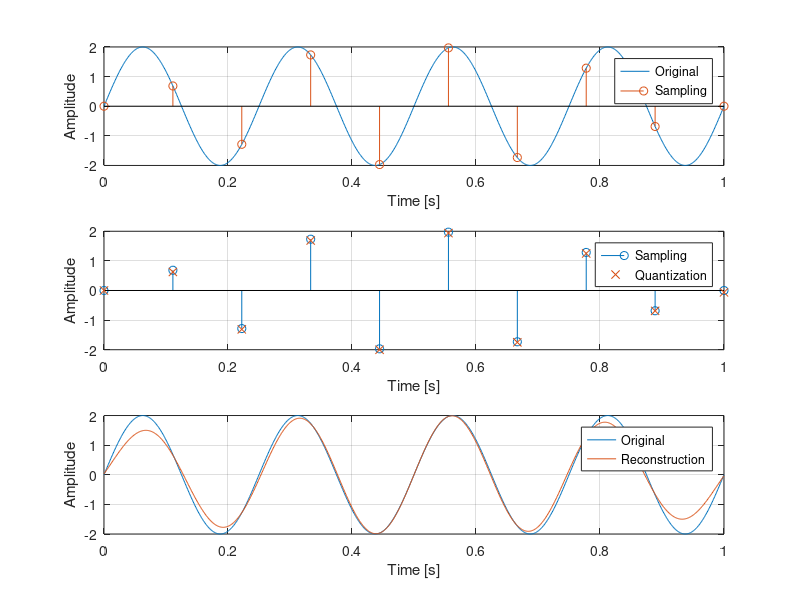

This chart was generated by the following MATLAB code:
clc; clear all; close all;
%% 4주차 Quantization
% 원신호와 sinc 함수의 discrete time 설정
T0 = 0.001;
f0 = 1/T0;
t = [0:T0:1];
A = 2;
x = A*sin(8*pi*t);

% 샘플링 신호
fs = 9;
Ts = 1/fs;
t_s = [0:Ts:1];
N_s = length(t_s);
x_s = 2*sin(8*pi*t_s);

% 양자화
Q_level = 64;
Q_step = (A+A)/Q_level;

% Quantization level에 해당하는 amplitude 값을 갖는 Q 생성
for i1 = 1:Q_level
    Q(i1) = Q_step*(i1-1)-A;
end

% 샘플링 신호를 양자화 x_q로 변환
for i1 = 1:N_s
    for i2 = 1:Q_level
        if((x_s(i1)>=Q(i2))&(x_s(i1)<=Q(i2)+Q_step))
            x_q(i1)=i2-1;
        end
    end
end

% 부호화
temp = dec2bin(x_q);
x_en = reshape(temp', 1, numel(temp));

% 복호화
N_bit = log2(Q_level);
temp = (reshape(x_en,N_bit,N_s))';
for i1 = 1:N_s
    x_de(i1)=Q_step*bin2dec(temp(i1,:))+Q_step/2-A;
end

%% 평균 양자화 잡음 전력
for i1 = 1:N_s
    q(i1) = ((x_s(i1)-x_de(i1))^2);
end
Nq = mean(q);
Nq_th = (Q_step^2)/12;

% 복원()
y_t = zeros(length(t_s),length(t));
for i1 = 1:length(t_s)
    y_t(i1,:)= x_de(i1)*sinc((t-(i1-1)*Ts)/Ts);
end
y=sum(y_t);

figure;
subplot(3,1,1);plot(t,x);hold on; stem(t_s,x_s);grid on;
xlabel('Time [s]');ylabel('Amplitude');
legend('Original','Sampling');
subplot(3,1,2);stem(t_s,x_s);hold on; plot(t_s,x_q*Q_step-A,'x');grid on;
xlabel('Time [s]');ylabel('Amplitude');
legend('Sampling','Quantization');
subplot(3,1,3);plot(t,x);hold on; plot(t,y);grid on;
xlabel('Time [s]');ylabel('Amplitude');
legend('Original','Reconstruction');